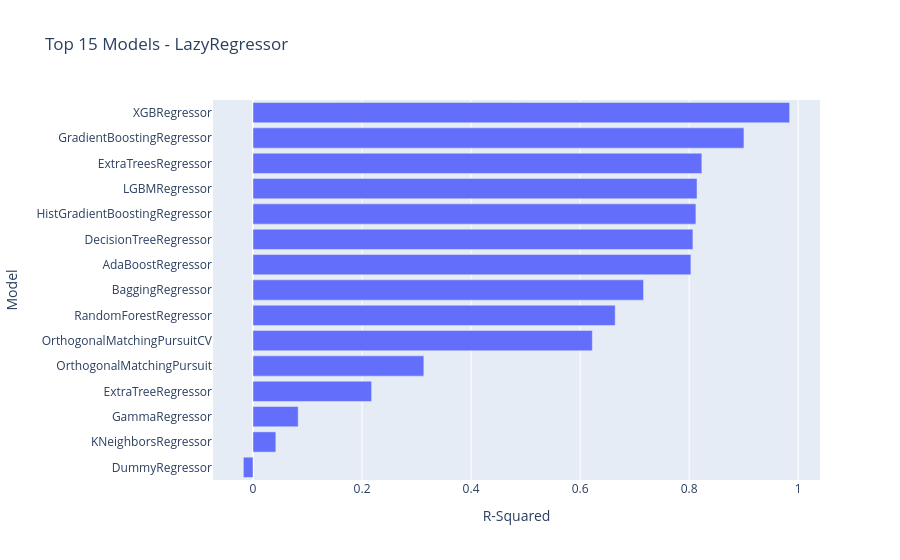

Here is the notebook cell this chart was saved with:
### Code cell
import plotly.express as px

models_sorted = models.sort_values(by="R-Squared", ascending=False).reset_index()
models_sorted.rename(columns={"index": "Model"}, inplace=True)

fig = px.bar(
    models_sorted.head(15),
    x="R-Squared",
    y="Model",
    orientation="h",
    title="Top 15 Models - LazyRegressor",
    hover_data=["RMSE", "Time Taken"]
)

fig.update_layout(yaxis={'categoryorder':'total ascending'})
fig.show()

### Figure 1 — Plotly figure (JSON) as saved in the notebook; plotly's stock layout.template omitted (floating-point values rounded to 4 significant figures)
{"data": [{"customdata": [[4.695, 0.04037], [11.84, 0.0328], [15.78, 0.04229], [16.17, 0.02063], [16.26, 0.0456], [16.5, 0.003007], [16.65, 0.03593], [19.99, 0.01306], [21.75, 0.0681], [23.07, 0.007396], [31.11, 0.002178], [33.21, 0.003685], [35.95, 0.007414], [36.75, 0.006927], [37.87, 0.003]], "hovertemplate": "R-Squared=%{x}<br>Model=%{y}<br>RMSE=%{customdata[0]}<br>Time Taken=%{customdata[1]}<extra></extra>", "legendgroup": "", "marker": {"color": "#636efa", "pattern": {"shape": ""}}, "name": "", "orientation": "h", "showlegend": false, "textposition": "auto", "type": "bar", "x": [0.9844, 0.9005, 0.8233, 0.8145, 0.8124, 0.8069, 0.8032, 0.7164, 0.6644, 0.6224, 0.3134, 0.2176, 0.08287, 0.04188, -0.0177], "xaxis": "x", "y": ["XGBRegressor", "GradientBoostingRegressor", "ExtraTreesRegressor", "LGBMRegressor", "HistGradientBoostingRegressor", "DecisionTreeRegressor", "AdaBoostRegressor", "BaggingRegressor", "RandomForestRegressor", "OrthogonalMatchingPursuitCV", "OrthogonalMatchingPursuit", "ExtraTreeRegressor", "GammaRegressor", "KNeighborsRegressor", "DummyRegressor"], "yaxis": "y"}], "layout": {"barmode": "relative", "legend": {"tracegroupgap": 0}, "title": {"text": "Top 15 Models - LazyRegressor"}, "xaxis": {"anchor": "y", "domain": [0, 1], "title": {"text": "R-Squared"}}, "yaxis": {"anchor": "x", "categoryorder": "total ascending", "domain": [0, 1], "title": {"text": "Model"}}}}
